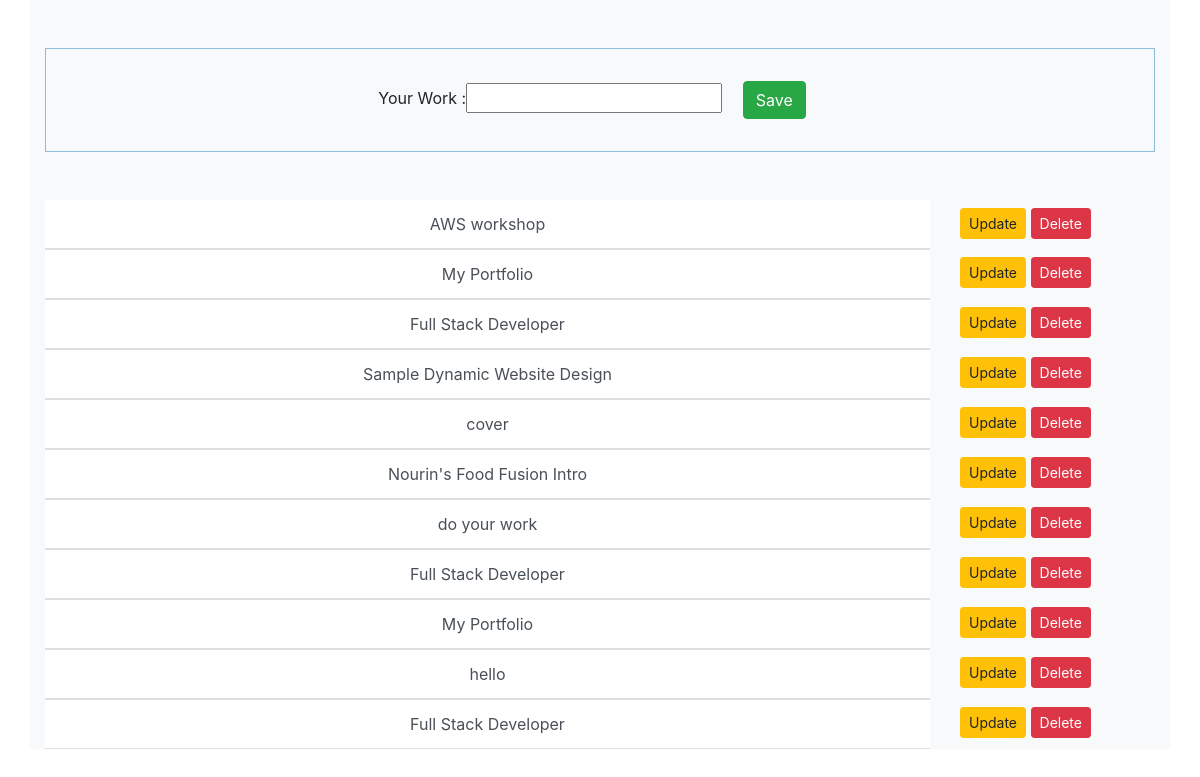
Before: / with the older database file.
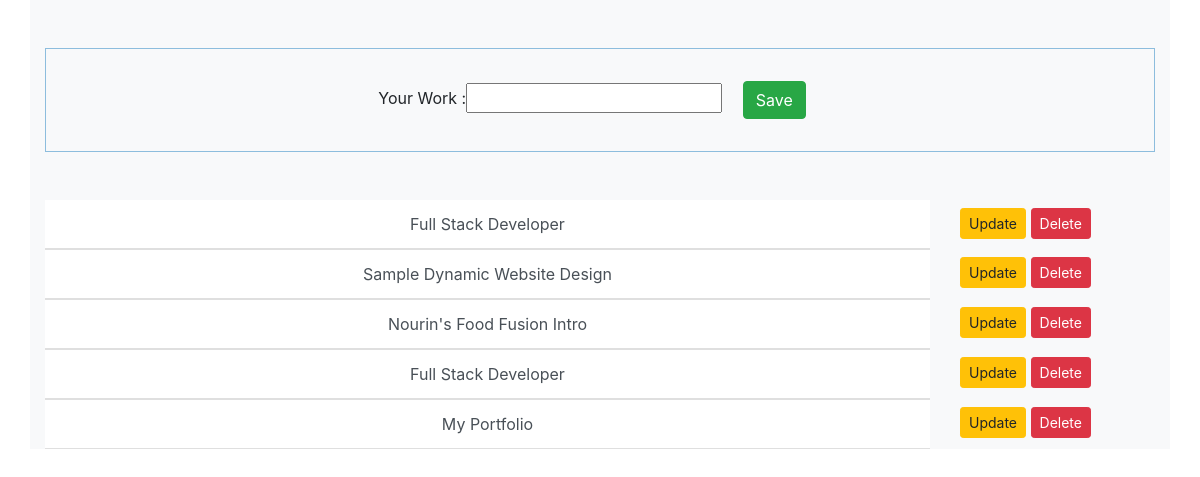
After: the same page with the newer database file.
### apptodo/models.py (models this page shows)
class Task(models.Model):
    title    =models.CharField(max_length=300)
    complete =models.BooleanField(default=False)
    created  =models.DateTimeField(default=datetime.datetime.today)

### apptodo/views.py (the view, shortened to what this page needs)
# urls.py: path('',Index.as_view(),name="index"),
class Index(View):
    def get(self,request):
        task=Task.objects.all()
        form=TaskForm()
        content={
            'tasks':task,
            'form':form,
        }
        return render(request,'index.html',content)

### apptodo/forms.py
class TaskForm(forms.Form):
    title = forms.CharField(label='Your Work    ', max_length=200)

### apptodo/templates/index.html (shortened to what this page needs)
<!doctype html>
<html lang="en">
  <head>
    <link rel="stylesheet" href="https://maxcdn.bootstrapcdn.com/bootstrap/4.0.0/css/bootstrap.min.css">
  </head>
  <body>
   <div class="container pt-5 bg-light">
       <div class="text-center mb-5 p-3" style="border: 1px solid rgb(141, 189, 221);">
        <form method="post" action="/" class="">
            {{form}}
            <input type="submit" value="Save" class="btn btn-success m-3">
       </form>
       </div>
       <div class="row container justify-content-center">
            {% for task in tasks %}
            <div class="list-group list-group-flush col-10">
                <a href="{% url 'update' task.id %}" class="list-group-item list-group-item-action text-center">{{task.title}}</a>
            </div>
            <div class="col-2">
                <a href="{% url 'update' task.id %}" class="btn btn-warning btn-sm mt-2" >Update</a>
                <a href="{% url 'delete_task' task.id %}" class="btn btn-danger btn-sm mt-2">Delete</a>
             </div>
             {% endfor %}
        </div>
    </div>
  </body>
</html>

Changed rows visible on the page:
removed Task: title "AWS workshop"
removed Task: title "My Portfolio"
removed Task: title "cover"
removed Task: title "do your work"
removed Task: title "hello"
removed Task: title "Full Stack Developer"
